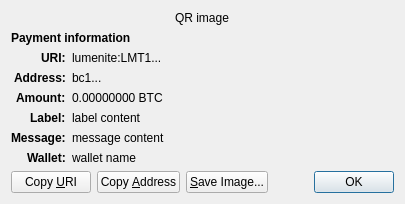
<?xml version="1.0" encoding="UTF-8"?>
<ui version="4.0">
 <class>ReceiveRequestDialog</class>
 <widget class="QDialog" name="ReceiveRequestDialog">
  <property name="geometry">
   <rect>
    <x>0</x>
    <y>0</y>
    <width>413</width>
    <height>229</height>
   </rect>
  </property>
  <property name="windowTitle">
   <string>Request payment to ...</string>
  </property>
  <layout class="QGridLayout" name="gridLayout" columnstretch="0,1">
   <property name="sizeConstraint">
    <enum>QLayout::SetFixedSize</enum>
   </property>
   <item row="0" column="0" colspan="2" alignment="Qt::AlignHCenter">
    <widget class="QRImageWidget" name="qr_code">
     <property name="text">
      <string notr="true">QR image</string>
     </property>
     <property name="textInteractionFlags">
      <set>Qt::NoTextInteraction</set>
     </property>
    </widget>
   </item>
   <item row="1" column="0" colspan="2">
    <widget class="QLabel" name="payment_header">
     <property name="font">
      <font>
       <weight>75</weight>
       <bold>true</bold>
      </font>
     </property>
     <property name="text">
      <string>Payment information</string>
     </property>
     <property name="textInteractionFlags">
      <set>Qt::NoTextInteraction</set>
     </property>
    </widget>
   </item>
   <item row="2" column="0" alignment="Qt::AlignRight|Qt::AlignTop">
    <widget class="QLabel" name="uri_tag">
     <property name="font">
      <font>
       <weight>75</weight>
       <bold>true</bold>
      </font>
     </property>
     <property name="text">
      <string notr="true">URI:</string>
     </property>
     <property name="textFormat">
      <enum>Qt::PlainText</enum>
     </property>
     <property name="textInteractionFlags">
      <set>Qt::NoTextInteraction</set>
     </property>
    </widget>
   </item>
   <item row="2" column="1" alignment="Qt::AlignTop">
    <widget class="QLabel" name="uri_content">
     <property name="text">
      <string notr="true">lumenite:LMT1...</string>
     </property>
     <property name="textFormat">
      <enum>Qt::RichText</enum>
     </property>
     <property name="wordWrap">
      <bool>true</bool>
     </property>
     <property name="textInteractionFlags">
      <set>Qt::TextSelectableByMouse</set>
     </property>
    </widget>
   </item>
   <item row="3" column="0" alignment="Qt::AlignRight|Qt::AlignTop">
    <widget class="QLabel" name="address_tag">
     <property name="font">
      <font>
       <weight>75</weight>
       <bold>true</bold>
      </font>
     </property>
     <property name="text">
      <string>Address:</string>
     </property>
     <property name="textInteractionFlags">
      <set>Qt::NoTextInteraction</set>
     </property>
    </widget>
   </item>
   <item row="3" column="1" alignment="Qt::AlignTop">
    <widget class="QLabel" name="address_content">
     <property name="text">
      <string notr="true">bc1...</string>
     </property>
     <property name="textFormat">
      <enum>Qt::PlainText</enum>
     </property>
     <property name="textInteractionFlags">
      <set>Qt::TextSelectableByMouse</set>
     </property>
    </widget>
   </item>
   <item row="4" column="0" alignment="Qt::AlignRight|Qt::AlignTop">
    <widget class="QLabel" name="amount_tag">
     <property name="font">
      <font>
       <weight>75</weight>
       <bold>true</bold>
      </font>
     </property>
     <property name="text">
      <string>Amount:</string>
     </property>
     <property name="textInteractionFlags">
      <set>Qt::NoTextInteraction</set>
     </property>
    </widget>
   </item>
   <item row="4" column="1" alignment="Qt::AlignTop">
    <widget class="QLabel" name="amount_content">
     <property name="text">
      <string notr="true">0.00000000 BTC</string>
     </property>
     <property name="textFormat">
      <enum>Qt::PlainText</enum>
     </property>
     <property name="textInteractionFlags">
      <set>Qt::TextSelectableByMouse</set>
     </property>
    </widget>
   </item>
   <item row="5" column="0" alignment="Qt::AlignRight|Qt::AlignTop">
    <widget class="QLabel" name="label_tag">
     <property name="font">
      <font>
       <weight>75</weight>
       <bold>true</bold>
      </font>
     </property>
     <property name="text">
      <string>Label:</string>
     </property>
     <property name="textInteractionFlags">
      <set>Qt::NoTextInteraction</set>
     </property>
    </widget>
   </item>
   <item row="5" column="1" alignment="Qt::AlignTop">
    <widget class="QLabel" name="label_content">
     <property name="text">
      <string notr="true">label content</string>
     </property>
     <property name="textFormat">
      <enum>Qt::PlainText</enum>
     </property>
     <property name="wordWrap">
      <bool>true</bool>
     </property>
     <property name="textInteractionFlags">
      <set>Qt::TextSelectableByMouse</set>
     </property>
    </widget>
   </item>
   <item row="6" column="0" alignment="Qt::AlignRight|Qt::AlignTop">
    <widget class="QLabel" name="message_tag">
     <property name="font">
      <font>
       <weight>75</weight>
       <bold>true</bold>
      </font>
     </property>
     <property name="text">
      <string>Message:</string>
     </property>
     <property name="textInteractionFlags">
      <set>Qt::NoTextInteraction</set>
     </property>
    </widget>
   </item>
   <item row="6" column="1" alignment="Qt::AlignTop">
    <widget class="QLabel" name="message_content">
     <property name="text">
      <string notr="true">message content</string>
     </property>
     <property name="textFormat">
      <enum>Qt::PlainText</enum>
     </property>
     <property name="wordWrap">
      <bool>true</bool>
     </property>
     <property name="textInteractionFlags">
      <set>Qt::TextSelectableByMouse</set>
     </property>
    </widget>
   </item>
   <item row="7" column="0" alignment="Qt::AlignRight|Qt::AlignTop">
    <widget class="QLabel" name="wallet_tag">
     <property name="font">
      <font>
       <weight>75</weight>
       <bold>true</bold>
      </font>
     </property>
     <property name="text">
      <string>Wallet:</string>
     </property>
     <property name="textInteractionFlags">
      <set>Qt::NoTextInteraction</set>
     </property>
    </widget>
   </item>
   <item row="7" column="1" alignment="Qt::AlignTop">
    <widget class="QLabel" name="wallet_content">
     <property name="text">
      <string notr="true">wallet name</string>
     </property>
     <property name="textFormat">
      <enum>Qt::PlainText</enum>
     </property>
     <property name="wordWrap">
      <bool>true</bool>
     </property>
     <property name="textInteractionFlags">
      <set>Qt::TextSelectableByMouse</set>
     </property>
    </widget>
   </item>
   <item row="8" column="0" colspan="2">
    <layout class="QHBoxLayout" name="horizontalLayout">
     <item>
      <widget class="QPushButton" name="btnCopyURI">
       <property name="text">
        <string>Copy &amp;URI</string>
       </property>
       <property name="autoDefault">
        <bool>false</bool>
       </property>
      </widget>
     </item>
     <item>
      <widget class="QPushButton" name="btnCopyAddress">
       <property name="text">
        <string>Copy &amp;Address</string>
       </property>
       <property name="autoDefault">
        <bool>false</bool>
       </property>
      </widget>
     </item>
     <item>
      <widget class="QPushButton" name="btnSaveAs">
       <property name="text">
        <string>&amp;Save Image...</string>
       </property>
       <property name="autoDefault">
        <bool>false</bool>
       </property>
      </widget>
     </item>
     <item>
      <spacer name="horizontalSpacer_2">
       <property name="orientation">
        <enum>Qt::Horizontal</enum>
       </property>
       <property name="sizeHint" stdset="0">
        <size>
         <width>40</width>
         <height>20</height>
        </size>
       </property>
      </spacer>
     </item>
     <item>
      <widget class="QDialogButtonBox" name="buttonBox">
       <property name="focusPolicy">
        <enum>Qt::StrongFocus</enum>
       </property>
       <property name="standardButtons">
        <set>QDialogButtonBox::Ok</set>
       </property>
      </widget>
     </item>
    </layout>
   </item>
  </layout>
 </widget>
 <customwidgets>
  <customwidget>
   <class>QRImageWidget</class>
   <extends>QLabel</extends>
   <header>qt/qrimagewidget.h</header>
  </customwidget>
 </customwidgets>
 <tabstops>
  <tabstop>buttonBox</tabstop>
  <tabstop>btnCopyURI</tabstop>
  <tabstop>btnCopyAddress</tabstop>
  <tabstop>btnSaveAs</tabstop>
 </tabstops>
 <resources/>
 <connections>
  <connection>
   <sender>buttonBox</sender>
   <signal>accepted()</signal>
   <receiver>ReceiveRequestDialog</receiver>
   <slot>accept()</slot>
   <hints>
    <hint type="sourcelabel">
     <x>135</x>
     <y>230</y>
    </hint>
    <hint type="destinationlabel">
     <x>135</x>
     <y>126</y>
    </hint>
   </hints>
  </connection>
 </connections>
</ui>
